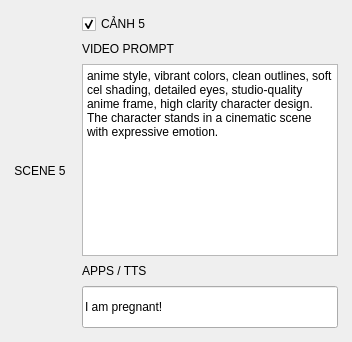
                <widget class="QFrame" name="sceneFrame_5">
                 <property name="sizePolicy">
                  <sizepolicy hsizetype="Expanding" vsizetype="Fixed">
                   <horstretch>0</horstretch>
                   <verstretch>0</verstretch>
                  </sizepolicy>
                 </property>
                 <property name="minimumSize">
                  <size>
                   <width>0</width>
                   <height>235</height>
                  </size>
                 </property>
                 <property name="role" stdset="0">
                  <string>sceneFrame</string>
                 </property>
                 <layout class="QHBoxLayout" name="sceneLayout_5">
                  <property name="spacing">
                   <number>16</number>
                  </property>
                  <property name="leftMargin">
                   <number>14</number>
                  </property>
                  <property name="topMargin">
                   <number>14</number>
                  </property>
                  <property name="rightMargin">
                   <number>14</number>
                  </property>
                  <property name="bottomMargin">
                   <number>14</number>
                  </property>
                  <item>
                   <widget class="QLabel" name="sceneImageBox_5">
                    <property name="minimumSize">
                     <size>
                      <width>0</width>
                      <height>165</height>
                     </size>
                    </property>
                    <property name="text">
                     <string>SCENE 5</string>
                    </property>
                    <property name="role" stdset="0">
                     <string>sceneImageBox</string>
                    </property>
                    <property name="alignment">
                     <set>Qt::AlignCenter</set>
                    </property>
                   </widget>
                  </item>
                  <item>
                   <widget class="QFrame" name="sceneRightBox_5">
                    <property name="sizePolicy">
                     <sizepolicy hsizetype="Expanding" vsizetype="Expanding">
                      <horstretch>0</horstretch>
                      <verstretch>0</verstretch>
                     </sizepolicy>
                    </property>
                    <layout class="QVBoxLayout" name="sceneRightLayout_5">
                     <property name="spacing">
                      <number>8</number>
                     </property>
                     <property name="leftMargin">
                      <number>0</number>
                     </property>
                     <property name="topMargin">
                      <number>0</number>
                     </property>
                     <property name="rightMargin">
                      <number>0</number>
                     </property>
                     <property name="bottomMargin">
                      <number>0</number>
                     </property>
                     <item>
                      <widget class="QCheckBox" name="sceneTitle_5">
                       <property name="sizePolicy">
                        <sizepolicy hsizetype="Expanding" vsizetype="Fixed">
                         <horstretch>0</horstretch>
                         <verstretch>0</verstretch>
                        </sizepolicy>
                       </property>
                       <property name="text">
                        <string>CẢNH 5</string>
                       </property>
                       <property name="checked">
                        <bool>true</bool>
                       </property>
                       <property name="role" stdset="0">
                        <string>sceneTitle</string>
                       </property>
                      </widget>
                     </item>
                     <item>
                      <widget class="QLabel" name="labelPrompt_5">
                       <property name="text">
                        <string>VIDEO PROMPT</string>
                       </property>
                       <property name="role" stdset="0">
                        <string>cyanLabel</string>
                       </property>
                      </widget>
                     </item>
                     <item>
                      <widget class="QTextEdit" name="prompt_5">
                       <property name="sizePolicy">
                        <sizepolicy hsizetype="Expanding" vsizetype="Expanding">
                         <horstretch>0</horstretch>
                         <verstretch>0</verstretch>
                        </sizepolicy>
                       </property>
                       <property name="minimumSize">
                        <size>
                         <width>0</width>
                         <height>90</height>
                        </size>
                       </property>
                       <property name="plainText">
                        <string>anime style, vibrant colors, clean outlines, soft cel shading, detailed eyes, studio-quality anime frame, high clarity character design. The character stands in a cinematic scene with expressive emotion.</string>
                       </property>
                      </widget>
                     </item>
                     <item>
                      <widget class="QLabel" name="labelTts_5">
                       <property name="text">
                        <string>APPS / TTS</string>
                       </property>
                       <property name="role" stdset="0">
                        <string>cyanLabel</string>
                       </property>
                      </widget>
                     </item>
                     <item>
                      <widget class="QLineEdit" name="tts_5">
                       <property name="sizePolicy">
                        <sizepolicy hsizetype="Expanding" vsizetype="Fixed">
                         <horstretch>0</horstretch>
                         <verstretch>0</verstretch>
                        </sizepolicy>
                       </property>
                       <property name="minimumSize">
                        <size>
                         <width>0</width>
                         <height>42</height>
                        </size>
                       </property>
                       <property name="text">
                        <string>I am pregnant!</string>
                       </property>
                      </widget>
                     </item>
                    </layout>
                   </widget>
                  </item>
                 </layout>
                </widget>
